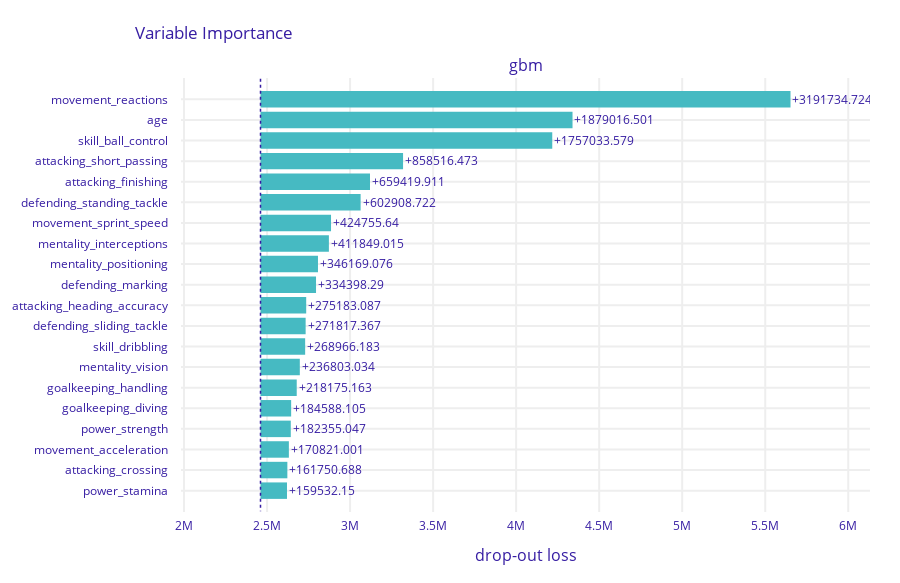

The notebook cell saved with this chart:
### Markdown cell above
# Model understanding (dataset-level explanation)

### Code cell
fifa_mp_gbm = fifa_gbm_exp.model_parts()
fifa_mp_gbm.plot(max_vars = 20)

### Figure 1 — Plotly figure (JSON) as saved in the notebook; plotly's stock layout.template omitted (floating-point values rounded to 4 significant figures)
{"data": [{"base": 2460000.0, "hoverinfo": "text", "hoverlabel": {"bgcolor": "rgba(0,0,0,0.8)"}, "hovertext": ["Model: gbm loss after<br>variable: movement_reactions is permuted: 5652125.261<br>Drop-out loss change: +3191734.724", "Model: gbm loss after<br>variable: age is permuted: 4339407.039<br>Drop-out loss change: +1879016.501", "Model: gbm loss after<br>variable: skill_ball_control is permuted: 4217424.117<br>Drop-out loss change: +1757033.579", "Model: gbm loss after<br>variable: attacking_short_passing is permuted: 3318907.011<br>Drop-out loss change: +858516.473", "Model: gbm loss after<br>variable: attacking_finishing is permuted: 3119810.449<br>Drop-out loss change: +659419.911", "Model: gbm loss after<br>variable: defending_standing_tackle is permuted: 3063299.26<br>Drop-out loss change: +602908.722", "Model: gbm loss after<br>variable: movement_sprint_speed is permuted: 2885146.178<br>Drop-out loss change: +424755.64", "Model: gbm loss after<br>variable: mentality_interceptions is permuted: 2872239.553<br>Drop-out loss change: +411849.015", "Model: gbm loss after<br>variable: mentality_positioning is permuted: 2806559.614<br>Drop-out loss change: +346169.076", "Model: gbm loss after<br>variable: defending_marking is permuted: 2794788.827<br>Drop-out loss change: +334398.29", "Model: gbm loss after<br>variable: attacking_heading_accuracy is permuted: 2735573.624<br>Drop-out loss change: +275183.087", "Model: gbm loss after<br>variable: defending_sliding_tackle is permuted: 2732207.905<br>Drop-out loss change: +271817.367", "Model: gbm loss after<br>variable: skill_dribbling is permuted: 2729356.72<br>Drop-out loss change: +268966.183", "Model: gbm loss after<br>variable: mentality_vision is permuted: 2697193.572<br>Drop-out loss change: +236803.034", "Model: gbm loss after<br>variable: goalkeeping_handling is permuted: 2678565.701<br>Drop-out loss change: +218175.163", "Model: gbm loss after<br>variable: goalkeeping_diving is permuted: 2644978.643<br>Drop-out loss change: +184588.105", "Model: gbm loss after<br>variable: power_strength is permuted: 2642745.585<br>Drop-out loss change: +182355.047", "Model: gbm loss after<br>variable: movement_acceleration is permuted: 2631211.539<br>Drop-out loss change: +170821.001", "Model: gbm loss after<br>variable: attacking_crossing is permuted: 2622141.226<br>Drop-out loss change: +161750.688", "Model: gbm loss after<br>variable: power_stamina is permuted: 2619922.688<br>Drop-out loss change: +159532.15"], "marker": {"color": "#46bac2"}, "orientation": "h", "showlegend": false, "text": ["+3191734.724", "+1879016.501", "+1757033.579", "+858516.473", "+659419.911", "+602908.722", "+424755.64", "+411849.015", "+346169.076", "+334398.29", "+275183.087", "+271817.367", "+268966.183", "+236803.034", "+218175.163", "+184588.105", "+182355.047", "+170821.001", "+161750.688", "+159532.15"], "textposition": "outside", "type": "bar", "x": [3192000.0, 1879000.0, 1757000.0, 858500.0, 659400.0, 602900.0, 424800.0, 411800.0, 346200.0, 334400.0, 275200.0, 271800.0, 269000.0, 236800.0, 218200.0, 184600.0, 182400.0, 170800.0, 161800.0, 159500.0], "xaxis": "x", "y": ["movement_reactions", "age", "skill_ball_control", "attacking_short_passing", "attacking_finishing", "defending_standing_tackle", "movement_sprint_speed", "mentality_interceptions", "mentality_positioning", "defending_marking", "attacking_heading_accuracy", "defending_sliding_tackle", "skill_dribbling", "mentality_vision", "goalkeeping_handling", "goalkeeping_diving", "power_strength", "movement_acceleration", "attacking_crossing", "power_stamina"], "yaxis": "y"}], "layout": {"annotations": [{"font": {"size": 16}, "showarrow": false, "text": "gbm", "x": 0.5, "xanchor": "center", "xref": "paper", "y": 1, "yanchor": "bottom", "yref": "paper"}, {"font": {"size": 16}, "showarrow": false, "text": "drop-out loss", "x": 0.5, "xanchor": "center", "xref": "paper", "y": 0, "yanchor": "top", "yref": "paper", "yshift": -30}], "font": {"color": "#371ea3"}, "height": 583, "margin": {"b": 71, "r": 30, "t": 78}, "shapes": [{"line": {"color": "#371ea3", "dash": "dot", "width": 1.5}, "type": "line", "x0": 2460000.0, "x1": 2460000.0, "xref": "x", "y0": -1, "y1": 20, "yref": "y"}], "title": {"text": "Variable Importance", "x": 0.15}, "xaxis": {"anchor": "y", "automargin": true, "domain": [0, 1], "fixedrange": true, "gridwidth": 2, "range": [1982000.0, 6131000.0], "tickcolor": "white", "ticklen": 3, "ticks": "outside", "type": "linear", "zeroline": false}, "yaxis": {"anchor": "x", "automargin": true, "autorange": "reversed", "domain": [0, 1], "fixedrange": true, "gridwidth": 2, "tickcolor": "white", "ticklen": 10, "ticks": "outside", "type": "category"}}}
